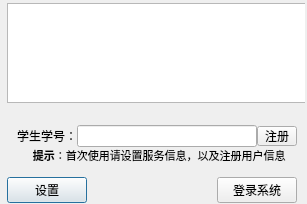
<?xml version="1.0" encoding="UTF-8"?>
<ui version="4.0">
 <class>TeachingLoginDialog</class>
 <widget class="QDialog" name="TeachingLoginDialog">
  <property name="geometry">
   <rect>
    <x>0</x>
    <y>0</y>
    <width>307</width>
    <height>204</height>
   </rect>
  </property>
  <property name="minimumSize">
   <size>
    <width>280</width>
    <height>204</height>
   </size>
  </property>
  <property name="maximumSize">
   <size>
    <width>307</width>
    <height>204</height>
   </size>
  </property>
  <property name="focusPolicy">
   <enum>Qt::StrongFocus</enum>
  </property>
  <property name="windowTitle">
   <string>TechingRoom-Student</string>
  </property>
  <property name="windowIcon">
   <iconset resource="icons.qrc">
    <normaloff>:/appFace/systray</normaloff>:/appFace/systray</iconset>
  </property>
  <layout class="QGridLayout" name="gridLayout">
   <property name="leftMargin">
    <number>4</number>
   </property>
   <property name="topMargin">
    <number>3</number>
   </property>
   <property name="rightMargin">
    <number>1</number>
   </property>
   <property name="bottomMargin">
    <number>2</number>
   </property>
   <item row="0" column="0">
    <widget class="QStackedWidget" name="stackedWidget">
     <property name="minimumSize">
      <size>
       <width>300</width>
       <height>200</height>
      </size>
     </property>
     <property name="maximumSize">
      <size>
       <width>300</width>
       <height>200</height>
      </size>
     </property>
     <property name="currentIndex">
      <number>0</number>
     </property>
     <widget class="QWidget" name="loginPage">
      <property name="minimumSize">
       <size>
        <width>300</width>
        <height>200</height>
       </size>
      </property>
      <property name="maximumSize">
       <size>
        <width>300</width>
        <height>200</height>
       </size>
      </property>
      <layout class="QGridLayout" name="gridLayout_2">
       <property name="leftMargin">
        <number>2</number>
       </property>
       <property name="topMargin">
        <number>0</number>
       </property>
       <property name="rightMargin">
        <number>8</number>
       </property>
       <property name="bottomMargin">
        <number>0</number>
       </property>
       <property name="spacing">
        <number>0</number>
       </property>
       <item row="0" column="0">
        <layout class="QVBoxLayout" name="verticalLayout">
         <item>
          <widget class="QGraphicsView" name="graphicsView">
           <property name="minimumSize">
            <size>
             <width>300</width>
             <height>100</height>
            </size>
           </property>
           <property name="maximumSize">
            <size>
             <width>300</width>
             <height>100</height>
            </size>
           </property>
           <property name="styleSheet">
            <string notr="true">border-image: url(:/appFace/loginicon);</string>
           </property>
          </widget>
         </item>
         <item>
          <spacer name="verticalSpacer">
           <property name="orientation">
            <enum>Qt::Vertical</enum>
           </property>
           <property name="sizeHint" stdset="0">
            <size>
             <width>17</width>
             <height>13</height>
            </size>
           </property>
          </spacer>
         </item>
         <item>
          <layout class="QHBoxLayout" name="horizontalLayout_2">
           <item>
            <spacer name="horizontalSpacer">
             <property name="orientation">
              <enum>Qt::Horizontal</enum>
             </property>
             <property name="sizeHint" stdset="0">
              <size>
               <width>24</width>
               <height>17</height>
              </size>
             </property>
            </spacer>
           </item>
           <item>
            <widget class="QLabel" name="label_3">
             <property name="text">
              <string>学生学号：</string>
             </property>
             <property name="buddy">
              <cstring>userName</cstring>
             </property>
            </widget>
           </item>
           <item>
            <widget class="QLineEdit" name="userName">
             <property name="minimumSize">
              <size>
               <width>180</width>
               <height>0</height>
              </size>
             </property>
             <property name="focusPolicy">
              <enum>Qt::StrongFocus</enum>
             </property>
             <property name="text">
              <string/>
             </property>
             <property name="maxLength">
              <number>30</number>
             </property>
             <property name="readOnly">
              <bool>false</bool>
             </property>
            </widget>
           </item>
           <item>
            <widget class="QToolButton" name="signupBtn">
             <property name="minimumSize">
              <size>
               <width>40</width>
               <height>20</height>
              </size>
             </property>
             <property name="maximumSize">
              <size>
               <width>40</width>
               <height>20</height>
              </size>
             </property>
             <property name="text">
              <string>注册</string>
             </property>
             <property name="autoRaise">
              <bool>false</bool>
             </property>
            </widget>
           </item>
          </layout>
         </item>
         <item>
          <widget class="QLabel" name="label">
           <property name="minimumSize">
            <size>
             <width>280</width>
             <height>0</height>
            </size>
           </property>
           <property name="maximumSize">
            <size>
             <width>280</width>
             <height>16777215</height>
            </size>
           </property>
           <property name="text">
            <string>&lt;!DOCTYPE HTML PUBLIC &quot;-//W3C//DTD HTML 4.0//EN&quot; &quot;http://www.w3.org/TR/REC-html40/strict.dtd&quot;&gt;
&lt;html&gt;&lt;head&gt;&lt;meta name=&quot;qrichtext&quot; content=&quot;1&quot; /&gt;&lt;style type=&quot;text/css&quot;&gt;
p, li { white-space: pre-wrap; }
&lt;/style&gt;&lt;/head&gt;&lt;body style=&quot; font-family:'MS Shell Dlg 2'; font-size:8.25pt; font-weight:400; font-style:normal;&quot;&gt;
&lt;p style=&quot; margin-top:0px; margin-bottom:0px; margin-left:0px; margin-right:0px; -qt-block-indent:0; text-indent:0px;&quot;&gt;&lt;span style=&quot; font-size:8pt; font-weight:600;&quot;&gt;        提示&lt;/span&gt;&lt;span style=&quot; font-size:8pt;&quot;&gt;：首次使用请设置服务信息，以及注册用户信息&lt;/span&gt;&lt;/p&gt;
&lt;p style=&quot;-qt-paragraph-type:empty; margin-top:0px; margin-bottom:0px; margin-left:0px; margin-right:0px; -qt-block-indent:0; text-indent:0px; font-size:8pt;&quot;&gt;&lt;/p&gt;&lt;/body&gt;&lt;/html&gt;</string>
           </property>
           <property name="textFormat">
            <enum>Qt::AutoText</enum>
           </property>
           <property name="alignment">
            <set>Qt::AlignBottom|Qt::AlignHCenter</set>
           </property>
           <property name="indent">
            <number>-1</number>
           </property>
          </widget>
         </item>
         <item>
          <layout class="QHBoxLayout" name="horizontalLayout">
           <item>
            <widget class="QPushButton" name="settingBtn">
             <property name="text">
              <string>设置</string>
             </property>
            </widget>
           </item>
           <item>
            <spacer name="horizontalSpacer_2">
             <property name="orientation">
              <enum>Qt::Horizontal</enum>
             </property>
             <property name="sizeHint" stdset="0">
              <size>
               <width>40</width>
               <height>20</height>
              </size>
             </property>
            </spacer>
           </item>
           <item>
            <widget class="QPushButton" name="submitBtn">
             <property name="text">
              <string>登录系统</string>
             </property>
             <property name="default">
              <bool>true</bool>
             </property>
            </widget>
           </item>
          </layout>
         </item>
        </layout>
       </item>
      </layout>
     </widget>
     <widget class="QWidget" name="loadPage">
      <layout class="QGridLayout" name="gridLayout_3">
       <item row="0" column="0">
        <widget class="QLabel" name="loading">
         <property name="text">
          <string/>
         </property>
         <property name="alignment">
          <set>Qt::AlignCenter</set>
         </property>
        </widget>
       </item>
      </layout>
     </widget>
    </widget>
   </item>
  </layout>
 </widget>
 <resources>
  <include location="icons.qrc"/>
 </resources>
 <connections/>
</ui>
